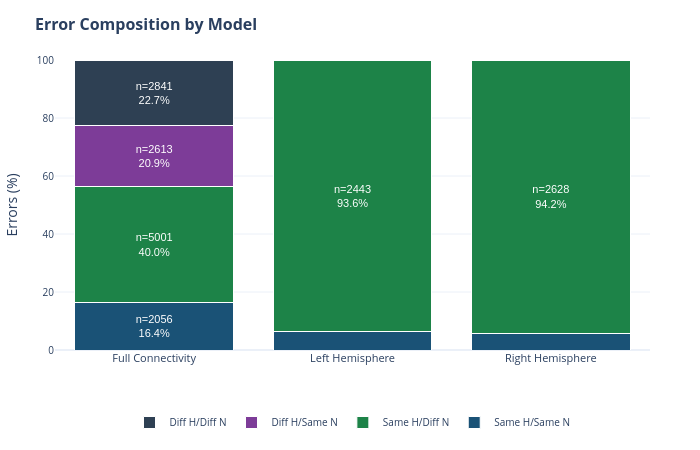

Notebook cell for this chart:
### Code cell
# --- 1. Data Preprocessing (Consolidated) ---
df_breakdown = final_report['Breakdown'].copy()
error_cats = ['Same H/Same N', 'Same H/Diff N', 'Diff H/Same N', 'Diff H/Diff N']

def parse_metrics(val_str):
    val_str = str(val_str)
    count = int(re.search(r'^\d+', val_str).group()) if re.search(r'^\d+', val_str) else 0
    pct = float(re.search(r'\((.*?)%\)', val_str).group(1)) if re.search(r'\(', val_str) else 0.0
    return count, pct

plot_data = []
for model_name in df_breakdown.index:
    for cat in error_cats:
        count, pct = parse_metrics(df_breakdown.loc[model_name, cat])
        plot_data.append({'Model': model_name, 'Category': cat, 'Count': count, 'Pct': pct})

df_plot = pd.DataFrame(plot_data)

# --- 2. Build Compact Plot ---
colors = {'Same H/Same N': '#1A5276', 'Same H/Diff N': '#1D8348', 
          'Diff H/Same N': '#7D3C98', 'Diff H/Diff N': '#2E4053'}

fig = go.Figure()

for cat in error_cats:
    sub = df_plot[df_plot['Category'] == cat]
    labels = [f"n={c}<br>{p:.1f}%" if p > 8.0 else "" for c, p in zip(sub['Count'], sub['Pct'])]
    
    fig.add_trace(go.Bar(
        name=cat, x=sub['Model'], y=sub['Pct'], text=labels,
        textposition='inside', insidetextanchor='middle',
        textfont=dict(size=11, family="Arial", color="white"),
        marker=dict(color=colors[cat], line=dict(color='white', width=1)),
        customdata=sub['Count'],
        hovertemplate="<b>%{x}</b><br>%{customdata} errors (%{y:.1f}%)<extra></extra>"
    ))

# --- 3. Layout Configuration (Compact Sizes) ---
fig.update_layout(
    title=dict(text='<b>Error Composition by Model</b>', font=dict(size=16)),
    barmode='stack',
    template='plotly_white',
    height=450, width=700, # Reduced size
    margin=dict(l=50, r=50, t=60, b=100), # Tight margins
    legend=dict(
        orientation="h", yanchor="top", y=-0.2, 
        xanchor="center", x=0.5,
        font=dict(size=10)
    ),
    yaxis=dict(title='Errors (%)', range=[0, 100], tickfont=dict(size=10)),
    xaxis=dict(tickfont=dict(size=11))
)

fig.show()

### Figure 1 — Plotly figure (JSON) as saved in the notebook; plotly's stock layout.template omitted (floating-point values rounded to 4 significant figures)
{"data": [{"customdata": [2056, 168, 163], "hovertemplate": "<b>%{x}</b><br>%{customdata} errors (%{y:.1f}%)<extra></extra>", "insidetextanchor": "middle", "marker": {"color": "#1A5276", "line": {"color": "white", "width": 1}}, "name": "Same H/Same N", "text": ["n=2056<br>16.4%", "", ""], "textfont": {"color": "white", "family": "Arial", "size": 11}, "textposition": "inside", "type": "bar", "x": ["Full Connectivity", "Left Hemisphere", "Right Hemisphere"], "y": [16.4, 6.4, 5.8]}, {"customdata": [5001, 2443, 2628], "hovertemplate": "<b>%{x}</b><br>%{customdata} errors (%{y:.1f}%)<extra></extra>", "insidetextanchor": "middle", "marker": {"color": "#1D8348", "line": {"color": "white", "width": 1}}, "name": "Same H/Diff N", "text": ["n=5001<br>40.0%", "n=2443<br>93.6%", "n=2628<br>94.2%"], "textfont": {"color": "white", "family": "Arial", "size": 11}, "textposition": "inside", "type": "bar", "x": ["Full Connectivity", "Left Hemisphere", "Right Hemisphere"], "y": [40.0, 93.6, 94.2]}, {"customdata": [2613, 0, 0], "hovertemplate": "<b>%{x}</b><br>%{customdata} errors (%{y:.1f}%)<extra></extra>", "insidetextanchor": "middle", "marker": {"color": "#7D3C98", "line": {"color": "white", "width": 1}}, "name": "Diff H/Same N", "text": ["n=2613<br>20.9%", "", ""], "textfont": {"color": "white", "family": "Arial", "size": 11}, "textposition": "inside", "type": "bar", "x": ["Full Connectivity", "Left Hemisphere", "Right Hemisphere"], "y": [20.9, 0.0, 0.0]}, {"customdata": [2841, 0, 0], "hovertemplate": "<b>%{x}</b><br>%{customdata} errors (%{y:.1f}%)<extra></extra>", "insidetextanchor": "middle", "marker": {"color": "#2E4053", "line": {"color": "white", "width": 1}}, "name": "Diff H/Diff N", "text": ["n=2841<br>22.7%", "", ""], "textfont": {"color": "white", "family": "Arial", "size": 11}, "textposition": "inside", "type": "bar", "x": ["Full Connectivity", "Left Hemisphere", "Right Hemisphere"], "y": [22.7, 0.0, 0.0]}], "layout": {"barmode": "stack", "height": 450, "legend": {"font": {"size": 10}, "orientation": "h", "x": 0.5, "xanchor": "center", "y": -0.2, "yanchor": "top"}, "margin": {"b": 100, "l": 50, "r": 50, "t": 60}, "title": {"font": {"size": 16}, "text": "<b>Error Composition by Model</b>"}, "width": 700, "xaxis": {"tickfont": {"size": 11}}, "yaxis": {"range": [0, 100], "tickfont": {"size": 10}, "title": {"text": "Errors (%)"}}}}
